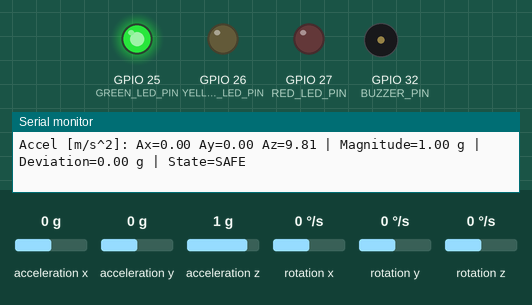
Recording of a program running on a simulated ESP32. Parts: output pins drawn as LEDs (lit = HIGH), buzzer (waves = sounding), the last lines printed to the serial monitor. The test bench sets the inputs (shaded band); at power-on: acceleration x 0 g, acceleration y 0 g, acceleration z 1 g, rotation x 0 °/s, rotation y 0 °/s, rotation z 0 °/s.

Above: at 1.2 s.
1.3 s: acceleration x set to -0.8 g
2.8 s: acceleration x set to -1.1 g
At 3.9 s:
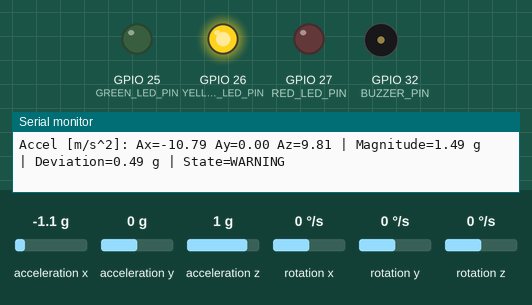
4.3 s: acceleration y set to -1 g
5.8 s: acceleration y set to -1.3 g
At 6.8 s:
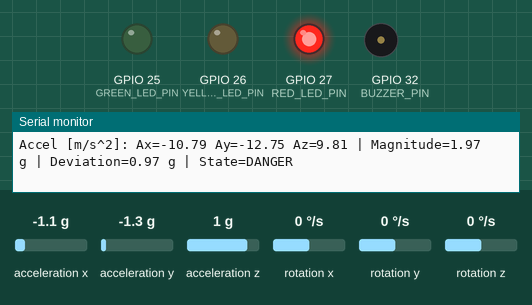
7.4 s: acceleration x set to 0 g
At 8.6 s:
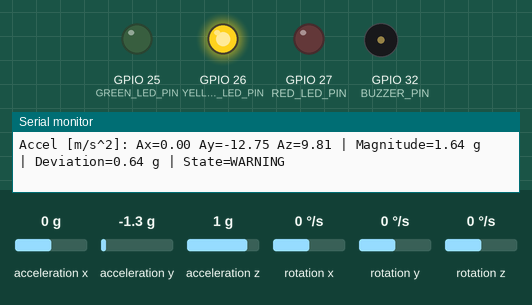
8.9 s: acceleration x set to -1.4 g
At 9.6 s:
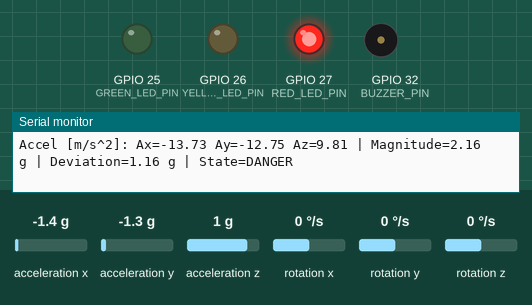
Timing chart, 0 to 11.4 s (numbered marks = the images above; inputs shaded):
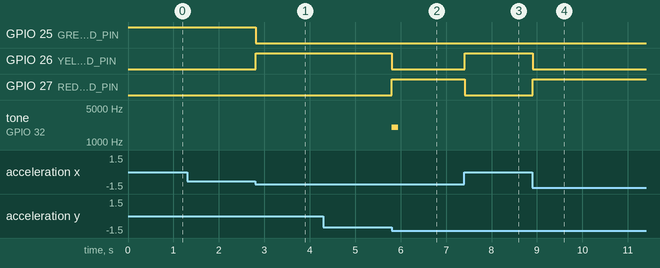

Measured:
- the behaviour switches between -0.9 and -1 g on acceleration x (found by bisection; images 0 and 1)
- the behaviour switches between -1.1 and -1.2 g on acceleration y (found by bisection; images 1 and 2)
- after the input at 2.8 s, GPIO 25 (GREEN_LED_PIN): HIGH → LOW at once; GPIO 26 (YELLOW_LED_PIN): LOW → HIGH at once
- after the input at 5.8 s, GPIO 26 (YELLOW_LED_PIN): HIGH → LOW at once; GPIO 27 (RED_LED_PIN): LOW → HIGH at once; tone on GPIO 32 (BUZZER_PIN): silent → 2000 Hz at once, → silent 0.15 s later
- after the input at 7.4 s, GPIO 26 (YELLOW_LED_PIN): LOW → HIGH at once; GPIO 27 (RED_LED_PIN): HIGH → LOW at once
- after the input at 8.9 s, GPIO 26 (YELLOW_LED_PIN): HIGH → LOW at once; GPIO 27 (RED_LED_PIN): LOW → HIGH at once

The program:

main.cpp
```cpp
#include <Arduino.h>
#include <MPU6050_light.h>
#include <Wire.h>

#include <math.h>

constexpr int I2C_SDA_PIN = 21;
constexpr int I2C_SCL_PIN = 22;
constexpr int GREEN_LED_PIN = 25;
constexpr int YELLOW_LED_PIN = 26;
constexpr int RED_LED_PIN = 27;
constexpr int BUZZER_PIN = 32;
constexpr float GRAVITY_MS2 = 9.80665f;
constexpr float WARNING_DEVIATION_G = 0.4f;
constexpr float DANGER_DEVIATION_G = 0.9f;
constexpr unsigned long SAMPLE_INTERVAL_MS = 10;
constexpr unsigned long SERIAL_INTERVAL_MS = 250;
constexpr unsigned long ALERT_COOLDOWN_MS = 1000;
constexpr unsigned long BUZZER_DURATION_MS = 150;

enum class ImpactState { SAFE, WARNING, DANGER };

MPU6050 mpu(Wire);
ImpactState impactState = ImpactState::SAFE;
unsigned long lastSampleMs = 0;
unsigned long lastSerialMs = 0;
unsigned long lastDangerAlertMs = 0;
unsigned long buzzerStartedMs = 0;
bool hasDangerAlert = false;
bool alertArmed = true;
bool buzzerActive = false;

ImpactState classifyImpact(float deviationG) {
  if (deviationG >= DANGER_DEVIATION_G) {
    return ImpactState::DANGER;
  }
  if (deviationG >= WARNING_DEVIATION_G) {
    return ImpactState::WARNING;
  }
  return ImpactState::SAFE;
}

const char* stateName(ImpactState state) {
  switch (state) {
    case ImpactState::WARNING:
      return "WARNING";
    case ImpactState::DANGER:
      return "DANGER";
    default:
      return "SAFE";
  }
}

void applyState(ImpactState state) {
  digitalWrite(GREEN_LED_PIN, state == ImpactState::SAFE ? HIGH : LOW);
  digitalWrite(YELLOW_LED_PIN, state == ImpactState::WARNING ? HIGH : LOW);
  digitalWrite(RED_LED_PIN, state == ImpactState::DANGER ? HIGH : LOW);
}

void setup() {
  Serial.begin(115200);
  pinMode(GREEN_LED_PIN, OUTPUT);
  pinMode(YELLOW_LED_PIN, OUTPUT);
  pinMode(RED_LED_PIN, OUTPUT);
  pinMode(BUZZER_PIN, OUTPUT);
  applyState(ImpactState::SAFE);
  noTone(BUZZER_PIN);

  Serial.println("Fragile Freight Monitoring boot");
  Serial.flush();

  const bool i2cInitialized = Wire.begin(I2C_SDA_PIN, I2C_SCL_PIN);
  Serial.print("I2C initialization: ");
  Serial.println(i2cInitialized ? "OK" : "FAILED");
  Serial.flush();
  if (!i2cInitialized) {
    while (true) {
      delay(1000);
    }
  }

  Serial.println("Initializing MPU6050...");
  Serial.flush();
  const byte status = mpu.begin();
  Serial.print("MPU6050 initialization status: ");
  Serial.println(status);
  Serial.flush();
  if (status != 0) {
    Serial.print("MPU6050 initialization failed (status: ");
    Serial.print(status);
    Serial.println(")");
    while (true) {
      delay(1000);
    }
  }
  Serial.println("MPU6050 initialized");
}

void loop() {
  const unsigned long now = millis();

  if (now - lastSampleMs >= SAMPLE_INTERVAL_MS) {
    lastSampleMs = now;
    mpu.update();

    const float axG = mpu.getAccX();
    const float ayG = mpu.getAccY();
    const float azG = mpu.getAccZ();
    const float magnitudeG = sqrtf(axG * axG + ayG * ayG + azG * azG);
    const float deviationG = fabsf(magnitudeG - 1.0f);
    const ImpactState newState = classifyImpact(deviationG);

    if (newState != impactState) {
      impactState = newState;
      applyState(impactState);
    }

    if (impactState == ImpactState::DANGER && alertArmed) {
      tone(BUZZER_PIN, 2000);
      buzzerStartedMs = now;
      lastDangerAlertMs = now;
      hasDangerAlert = true;
      alertArmed = false;
      buzzerActive = true;
    }

    if (impactState == ImpactState::SAFE && hasDangerAlert &&
        now - lastDangerAlertMs >= ALERT_COOLDOWN_MS) {
      alertArmed = true;
    }

    if (now - lastSerialMs >= SERIAL_INTERVAL_MS) {
      lastSerialMs = now;
      Serial.print("Accel [m/s^2]: Ax=");
      Serial.print(axG * GRAVITY_MS2, 2);
      Serial.print(" Ay=");
      Serial.print(ayG * GRAVITY_MS2, 2);
      Serial.print(" Az=");
      Serial.print(azG * GRAVITY_MS2, 2);
      Serial.print(" | Magnitude=");
      Serial.print(magnitudeG, 2);
      Serial.print(" g | Deviation=");
      Serial.print(deviationG, 2);
      Serial.print(" g | State=");
      Serial.println(stateName(impactState));
    }
  }

  if (buzzerActive && now - buzzerStartedMs >= BUZZER_DURATION_MS) {
    noTone(BUZZER_PIN);
    buzzerActive = false;
  }
}
```
